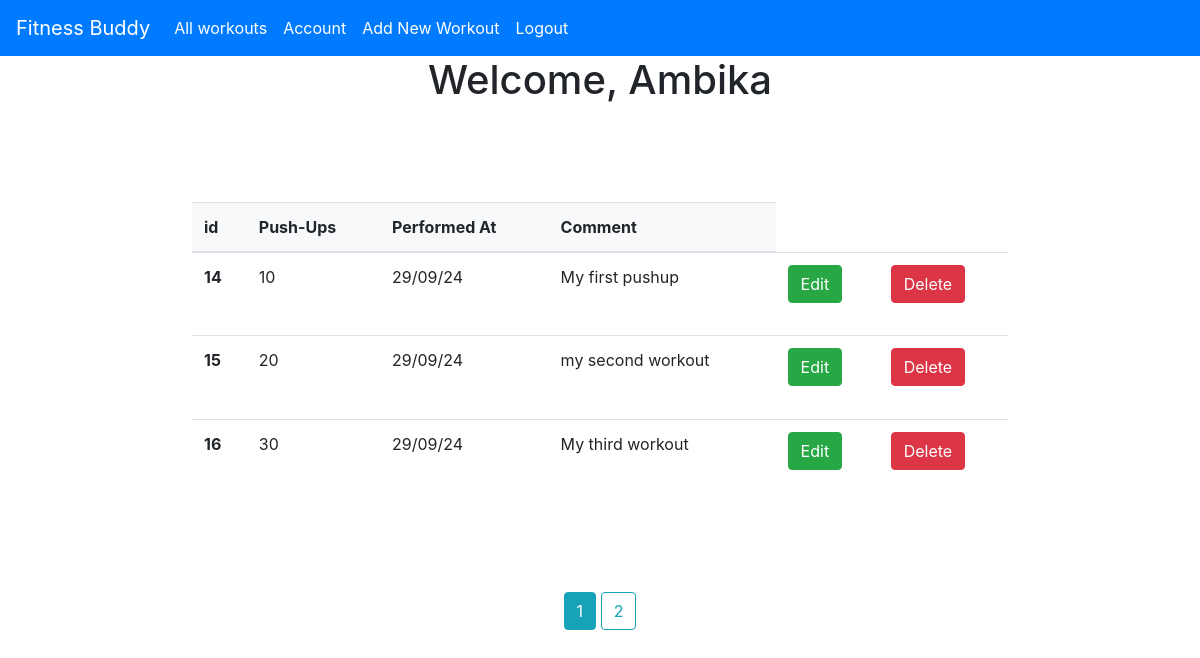
The page /all (signed in) on the database its author committed.
### app/model.py (models this page shows)
class User(db.Model, UserMixin):
    id = db.Column(db.Integer, primary_key=True)
    name = db.Column(db.String(100))
    email = db.Column(db.String(100), unique=True)
    password = db.Column(db.String(100))
    repassword = db.Column(db.String(100))
    workouts = db.relationship('Workout', backref='author', lazy=True)  # Updated 'workout' to 'Workout'

class Workout(db.Model):  # Updated class name to 'Workout' with capital W
    id = db.Column(db.Integer, primary_key=True)
    pushups = db.Column(db.Integer, nullable=False)
    date_posted = db.Column(db.DateTime, nullable=False, default=datetime.utcnow)
    comment = db.Column(db.Text, nullable=False)
    user_id = db.Column(db.Integer, db.ForeignKey('user.id'), nullable=False)

### app/main.py (the view)
@main.route('/all')
@login_required
def user_workouts():
    page = request.args.get('page',1,type=int)
    user = User.query.filter_by(name = current_user.name).first_or_404()
    workouts = Workout.query.filter_by(author=user).paginate(page = page,per_page = 3)
    return render_template('all_workouts.html', workouts = workouts,user=user)

### app/__init__.py (called while the page is built)
def create_app():
    app = Flask(__name__)
    app.config['SECRET_KEY'] = 'secret_key'
    app.config['SQLALCHEMY_DATABASE_URI'] = 'sqlite:///db.sqlite'
    db.init_app(app)
    migrate = Migrate(app, db)
    login_manager = LoginManager()
    login_manager.login_view = 'auth.login'
    login_manager.init_app(app)
    from .model import User, Workout  # Make sure Workout is imported
    from .main import main as main_blueprint
    from .auth import auth as auth_blueprint
    app.register_blueprint(main_blueprint)
    app.register_blueprint(auth_blueprint)
    @login_manager.user_loader
    def load_user(user_id):
        return User.query.get(int(user_id))
    return app

### app/templates/all_workouts.html (shortened to what this page needs)
{% extends "base.html" %}
{% block content %}
<center>
    <h1>Welcome, {{ user.name }}</h1>
</center>
<div style="padding: 90px;">
    <table class="table table-hover"  style="width: 80%; height: 300px; margin: auto; border-collapse: collapse;">
        <thead style="background-color: #f8f9fa;">
          <tr>
            <th scope="col">id</th>
            <th scope="col">Push-Ups</th>
            <th scope="col">Performed At</th>
            <th scope="col">Comment</th>
          </tr>
        </thead>
        <tbody>
            {% for item in workouts %}
          <tr>
            <th scope="row">{{item.id}}</th>
            <td>{{item.pushups}}</td>
            <td>{{ item.date_posted.strftime('%d/%m/%y') }}</td>
            <td>{{item.comment}}</td>
            <td><a href="{{ url_for('main.Edit_workouts', id=item.id) }}" class="btn btn-success">Edit</a></td>
            <td><a href="{{ url_for('main.delete_workout', id=item.id) }}" class="btn btn-danger">Delete</a></td>
          </tr>
          {% endfor %}
        </tbody>
    </table>
</div>
<center>
  {% for page_num in workouts.iter_pages(left_edge = 1,right_edge=1,left_current=1,right_current=1)%}
  {% if page_num %}
  {% if workouts.page == page_num %}
  <a class= "btn btn-info mb-4"
  href= "{{ url_for('main.user_workouts', page= page_num) }}"
  >{{page_num}}</a>
  {% else %}
  <a class= "btn btn-outline-info mb-4"
  href= "{{ url_for('main.user_workouts', page= page_num) }}"
  >{{page_num}}</a>
  {% endif %} {% else %} .... {% endif %} {% endfor %}
 </center>
{% endblock %}

### rows shown on the page
User: name "Ambika"
Workout: id "14", pushups "10", date_posted "29/09/24", comment "My first pushup"
Workout: id "15", pushups "20", date_posted "29/09/24", comment "my second workout"
Workout: id "16", pushups "30", date_posted "29/09/24", comment "My third workout"

### other values the page prints
{{ page_num }} "1"
{{ page_num }} "2"
